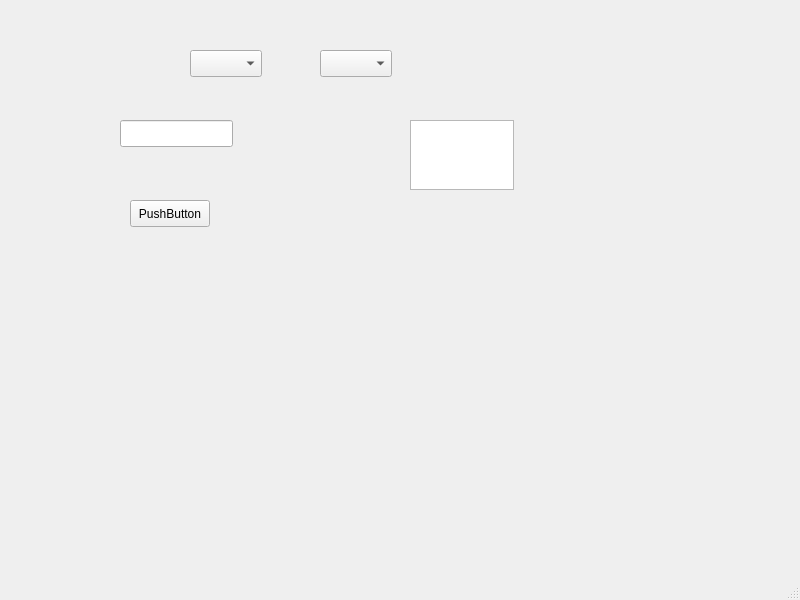
<?xml version="1.0" encoding="UTF-8"?>
<ui version="4.0">
 <class>MainWindow</class>
 <widget class="QMainWindow" name="MainWindow">
  <property name="geometry">
   <rect>
    <x>0</x>
    <y>0</y>
    <width>800</width>
    <height>600</height>
   </rect>
  </property>
  <property name="windowTitle">
   <string>MainWindow</string>
  </property>
  <widget class="QWidget" name="centralwidget">
   <widget class="QComboBox" name="portSelector1">
    <property name="geometry">
     <rect>
      <x>190</x>
      <y>50</y>
      <width>72</width>
      <height>27</height>
     </rect>
    </property>
   </widget>
   <widget class="QComboBox" name="portSelector2">
    <property name="geometry">
     <rect>
      <x>320</x>
      <y>50</y>
      <width>72</width>
      <height>27</height>
     </rect>
    </property>
   </widget>
   <widget class="QLineEdit" name="inputField">
    <property name="geometry">
     <rect>
      <x>120</x>
      <y>120</y>
      <width>113</width>
      <height>27</height>
     </rect>
    </property>
   </widget>
   <widget class="QPushButton" name="sendButton">
    <property name="geometry">
     <rect>
      <x>130</x>
      <y>200</y>
      <width>80</width>
      <height>27</height>
     </rect>
    </property>
    <property name="text">
     <string>PushButton</string>
    </property>
   </widget>
   <widget class="QTextEdit" name="outputField">
    <property name="geometry">
     <rect>
      <x>410</x>
      <y>120</y>
      <width>104</width>
      <height>70</height>
     </rect>
    </property>
   </widget>
  </widget>
  <widget class="QMenuBar" name="menubar">
   <property name="geometry">
    <rect>
     <x>0</x>
     <y>0</y>
     <width>800</width>
     <height>24</height>
    </rect>
   </property>
  </widget>
  <widget class="QStatusBar" name="statusbar"/>
 </widget>
 <resources/>
 <connections/>
</ui>
